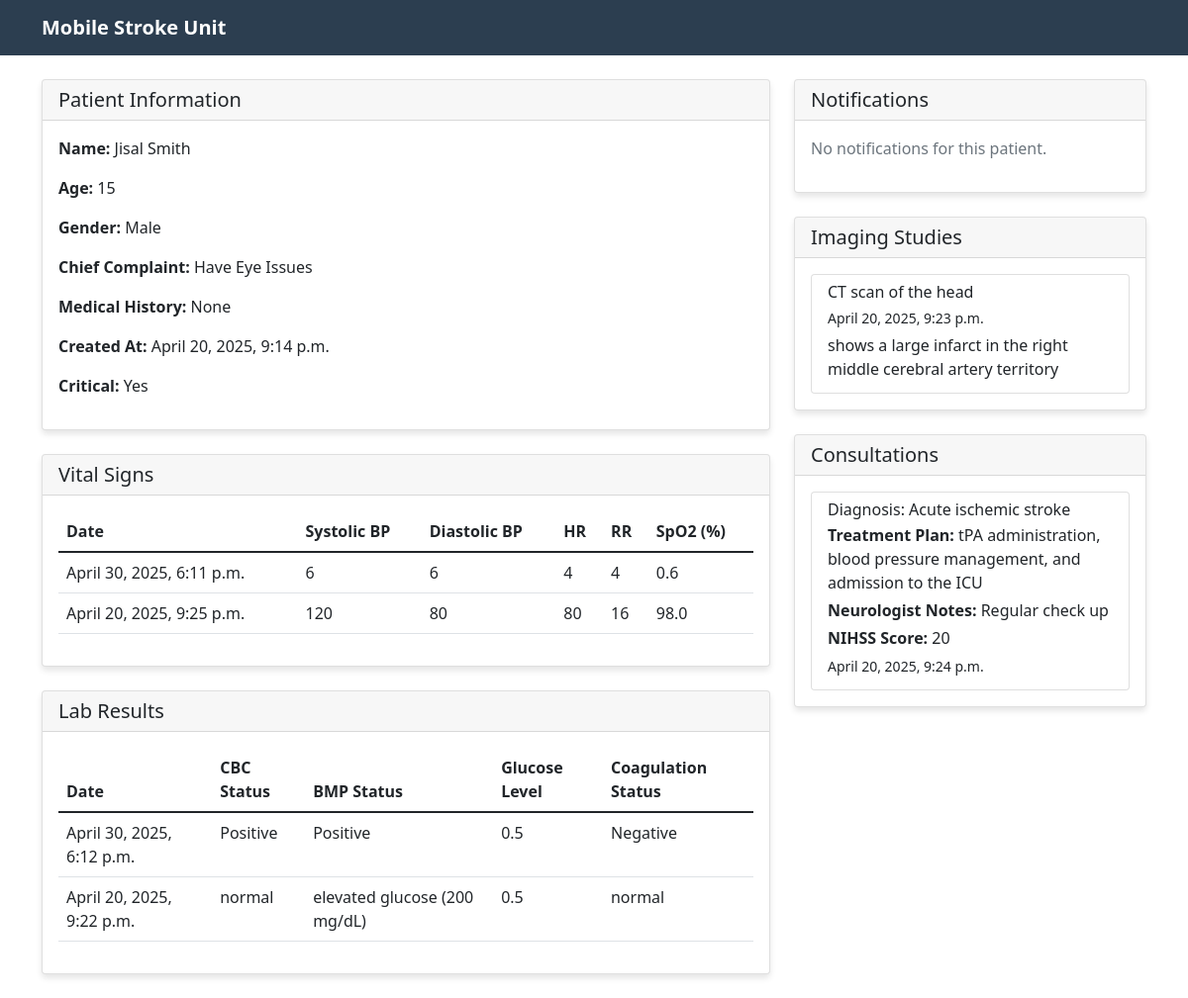
Screenshot of /core/patient/1/ with the database file from the repository.
### core/models.py (models this page shows, shortened)
class Patient(models.Model):
    name = models.CharField(max_length=100)
    age = models.IntegerField(validators=[MinValueValidator(0), MaxValueValidator(150)])
    SEX_CHOICES = [
        ('M', 'Male'),
        ('F', 'Female'),
    ]
    sex = models.CharField(max_length=1, choices=SEX_CHOICES)
    chief_complaint = models.TextField()
    medical_history = models.TextField()
    created_at = models.DateTimeField(auto_now_add=True)
    is_critical = models.BooleanField(default=False)

class VitalSigns(models.Model):
    patient = models.ForeignKey(Patient, on_delete=models.CASCADE, related_name='vital_signs')
    systolic_bp = models.IntegerField()
    diastolic_bp = models.IntegerField()
    heart_rate = models.IntegerField()
    respiratory_rate = models.IntegerField()
    oxygen_saturation = models.DecimalField(max_digits=4, decimal_places=1)
    timestamp = models.DateTimeField(auto_now_add=True)

class LabResults(models.Model):
    patient = models.ForeignKey(Patient, on_delete=models.CASCADE, related_name='lab_results')
    cbc_status = models.CharField(max_length=50)
    bmp_status = models.CharField(max_length=50)
    glucose_level = models.DecimalField(max_digits=5, decimal_places=1, null=True, blank=True)
    coagulation_status = models.CharField(max_length=50)
    timestamp = models.DateTimeField(auto_now_add=True)

class ImagingStudy(models.Model):
    patient = models.ForeignKey(Patient, on_delete=models.CASCADE, related_name='imaging_studies')
    study_type = models.CharField(max_length=50)
    findings = models.TextField()
    image_url = models.URLField(null=True, blank=True)
    timestamp = models.DateTimeField(auto_now_add=True)

class Consultation(models.Model):
    patient = models.ForeignKey(Patient, on_delete=models.CASCADE, related_name='consultations')
    diagnosis = models.CharField(max_length=200)
    treatment_plan = models.TextField()
    neurologist_notes = models.TextField()
    timestamp = models.DateTimeField(auto_now_add=True)
    NIHSS_score = models.IntegerField(validators=[MinValueValidator(0), MaxValueValidator(42)])

### core/views.py (the view)
# urls.py: path('patient/<int:pk>/', views.PatientDetailView.as_view(), name='patient-detail'),
class PatientDetailView(DetailView):
    model = Patient
    template_name = 'core/patient_detail.html'
    def get_context_data(self, **kwargs):
        context = super().get_context_data(**kwargs)
        patient = self.get_object()
        context['role'] = self.request.session.get('role')
        context['vitals'] = patient.vital_signs.all().order_by('-timestamp')
        context['labs'] = patient.lab_results.all().order_by('-timestamp')
        context['imaging_studies'] = patient.imaging_studies.all().order_by('-timestamp')
        context['consultations'] = patient.consultations.all().order_by('-timestamp')
        context['notifications'] = patient.notifications.filter(is_read=False)
        context['vital_signs_form'] = VitalSignsForm()
        context['lab_results_form'] = LabResultsForm()
        context['imaging_study_form'] = ImagingStudyForm()
        context['consultation_form'] = ConsultationForm()
        return context

### core/templates/core/patient_detail.html (shortened to what this page needs)
{% extends 'core/base.html' %}
{% block content %}
<div class="row">
    <div class="col-md-8">
        <div class="card mb-4">
            <div class="card-header">
                <h5 class="card-title mb-0">Patient Information</h5>
            </div>
            <div class="card-body">
                <div class="row">
                    <div class="col-md-6">
                        <p><strong>Name:</strong> {{ patient.name }}</p>
                        <p><strong>Age:</strong> {{ patient.age }}</p>
                        <p><strong>Gender:</strong> {{ patient.get_sex_display }}</p>
                        <p><strong>Chief Complaint:</strong> {{ patient.chief_complaint }}</p>
                        <p><strong>Medical History:</strong> {{ patient.medical_history }}</p>
                        <p><strong>Created At:</strong> {{ patient.created_at }}</p>
                        <p><strong>Critical:</strong> {{ patient.is_critical|yesno:"Yes,No" }}</p>
                    </div>
                </div>
            </div>
        </div>
        <div class="card mb-4">
            <div class="card-header">
                <h5 class="card-title mb-0">Vital Signs</h5>
            </div>
            <div class="card-body">
                <div class="table-responsive">
                    <table class="table">
                        <thead>
                            <tr>
                                <th>Date</th>
                                <th>Systolic BP</th>
                                <th>Diastolic BP</th>
                                <th>HR</th>
                                <th>RR</th>
                                <th>SpO2 (%)</th>
                            </tr>
                        </thead>
                        <tbody>
                            {% for vital in vitals %}
                            <tr>
                                <td>{{ vital.timestamp }}</td>
                                <td>{{ vital.systolic_bp }}</td>
                                <td>{{ vital.diastolic_bp }}</td>
                                <td>{{ vital.heart_rate }}</td>
                                <td>{{ vital.respiratory_rate }}</td>
                                <td>{{ vital.oxygen_saturation }}</td>
                            </tr>
                            {% endfor %}
                        </tbody>
                    </table>
                </div>
            </div>
        </div>
        <div class="card mb-4">
            <div class="card-header">
                <h5 class="card-title mb-0">Lab Results</h5>
            </div>
            <div class="card-body">
                <div class="table-responsive">
                    <table class="table">
                        <thead>
                            <tr>
                                <th>Date</th>
                                <th>CBC Status</th>
                                <th>BMP Status</th>
                                <th>Glucose Level</th>
                                <th>Coagulation Status</th>
                            </tr>
                        </thead>
                        <tbody>
                            {% for lab in labs %}
                            <tr>
                                <td>{{ lab.timestamp }}</td>
                                <td>{{ lab.cbc_status }}</td>
                                <td>{{ lab.bmp_status }}</td>
                                <td>{{ lab.glucose_level }}</td>
                                <td>{{ lab.coagulation_status }}</td>
                            </tr>
                            {% endfor %}
                        </tbody>
                    </table>
                </div>
            </div>
        </div>
    </div>
    <div class="col-md-4">
        <div class="card mb-4">
            <div class="card-header">
                <h5 class="card-title mb-0">Notifications</h5>
            </div>
            <div class="card-body">
                {% if notifications %}
                <div class="list-group">
                    {% for notification in notifications %}
                    <div class="list-group-item notification-item {{ notification.severity }}">
                        <div class="d-flex justify-content-between">
                            <strong>{{ notification.title }}</strong>
                            <small>{{ notification.created_at|timesince }} ago</small>
                        </div>
                        <p class="mb-0">{{ notification.message }}</p>
                        {% if not notification.is_read %}
                        <form method="post" action="{% url 'mark-notification-read' notification.id %}" class="mt-2">
                            {% csrf_token %}
                            <button type="submit" class="btn btn-sm btn-outline-primary">Mark as Read</button>
                        </form>
                        {% endif %}
                    </div>
                    {% endfor %}
                </div>
                {% else %}
                <p class="text-muted">No notifications for this patient.</p>
                {% endif %}
            </div>
        </div>
        <div class="card mb-4">
            <div class="card-header">
                <h5 class="card-title mb-0">Imaging Studies</h5>
            </div>
            <div class="card-body">
                <div class="list-group">
                    {% for study in imaging_studies %}
                    <div class="list-group-item">
                        <h6 class="mb-1">{{ study.study_type }}</h6>
                        <p class="mb-1"><small>{{ study.timestamp }}</small></p>
                        <p class="mb-1">{{ study.findings }}</p>
                    </div>
                    {% endfor %}
                </div>
            </div>
        </div>
        <div class="card mb-4">
            <div class="card-header">
                <h5 class="card-title mb-0">Consultations</h5>
            </div>
            <div class="card-body">
                <div class="list-group">
                    {% for consult in consultations %}
                    <div class="list-group-item">
                        <h6 class="mb-1">Diagnosis: {{ consult.diagnosis }}</h6>
                        <p class="mb-1"><strong>Treatment Plan:</strong> {{ consult.treatment_plan }}</p>
                        <p class="mb-1"><strong>Neurologist Notes:</strong> {{ consult.neurologist_notes }}</p>
                        <p class="mb-1"><strong>NIHSS Score:</strong> {{ consult.NIHSS_score }}</p>
                        <p class="mb-1"><small>{{ consult.timestamp }}</small></p>
                    </div>
                    {% endfor %}
                </div>
            </div>
        </div>
    </div>
</div>
{% endblock %}

### core/templates/core/base.html (style rules this page uses)
.card { box-shadow: 0 4px 6px rgba(0,0,0,0.1); margin-bottom: 20px; }

### rows the page displays
Patient: name "Jisal Smith", age "15", sex "Male", chief_complaint "Have Eye Issues", medical_history "None", created_at "April 20, 2025, 9:14 p.m.", is_critical "Yes"
VitalSigns: timestamp "April 30, 2025, 6:11 p.m.", systolic_bp "6", diastolic_bp "6", heart_rate "4", respiratory_rate "4", oxygen_saturation "0.6"
VitalSigns: timestamp "April 20, 2025, 9:25 p.m.", systolic_bp "120", diastolic_bp "80", heart_rate "80", respiratory_rate "16", oxygen_saturation "98.0"
LabResults: timestamp "April 30, 2025, 6:12 p.m.", cbc_status "Positive", bmp_status "Positive", glucose_level "0.5", coagulation_status "Negative"
LabResults: timestamp "April 20, 2025, 9:22 p.m.", cbc_status "normal", bmp_status "elevated glucose (200 mg/dL)", glucose_level "0.5", coagulation_status "normal"
ImagingStudy: study_type "CT scan of the head", timestamp "April 20, 2025, 9:23 p.m.", findings "shows a large infarct in the right middle cerebral artery territory"
Consultation: diagnosis "Acute ischemic stroke", treatment_plan "tPA administration, blood pressure management, and admission to the ICU", neurologist_notes "Regular check up", NIHSS_score "20", timestamp "April 20, 2025, 9:24 p.m."
